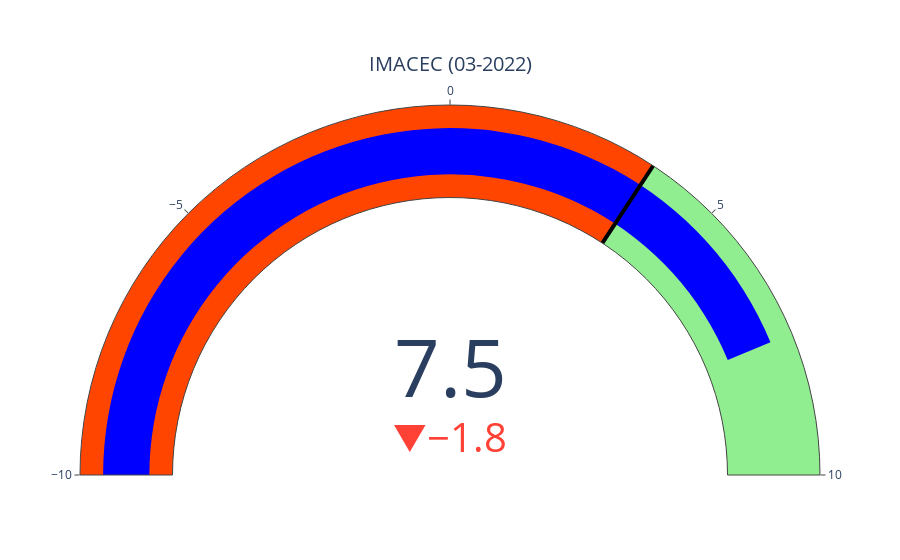

The notebook cell saved with this chart:
### Code cell
indicadores = go.Figure()

indicadores.add_trace(go.Indicator(
    mode = "gauge+number+delta",
    delta = {'reference': imacec[-2]},
    value = imacec[-1],
    title = {'text': "IMACEC (" + imacec.index.strftime('%m-%Y')[-1] + ")"},
    gauge = {
        'axis': {'range': [-10, 10]},
        'bar': {'color': 'blue'},
        'steps': [
            {'range': [imacec.min(), imacec.median()], 'color': 'orangered'},
            {'range': [imacec.median(), imacec.max()], 'color': 'lightgreen'}],
        'threshold': {'line': {'color': "black", 'width': 4}, 'thickness': 1, 'value': imacec.median()}       
    },
    domain = {'row': 0, 'column': 0}
    ))

indicadores.update_layout(
    grid = {'rows': 1, 'columns': 1, 'pattern': "independent"},
    template = {'data' : {'indicator': [{
        'title': {'text': "Speed"},
        'mode' : "number+delta+gauge",
        'delta' : {'reference': 90}}]
                         }})

indicadores.show()

### Figure 1 — Plotly figure (JSON) as saved in the notebook; plotly's stock layout.template omitted (floating-point values rounded to 4 significant figures)
{"data": [{"delta": {"reference": 9.3}, "domain": {"column": 0, "row": 0}, "gauge": {"axis": {"range": [-10, 10]}, "bar": {"color": "blue"}, "steps": [{"color": "orangered", "range": [-16.1, 3.7]}, {"color": "lightgreen", "range": [3.7, 16.5]}], "threshold": {"line": {"color": "black", "width": 4}, "thickness": 1, "value": 3.7}}, "mode": "gauge+number+delta", "title": {"text": "IMACEC (03-2022)"}, "type": "indicator", "value": 7.5}], "layout": {"grid": {"columns": 1, "pattern": "independent", "rows": 1}}}
